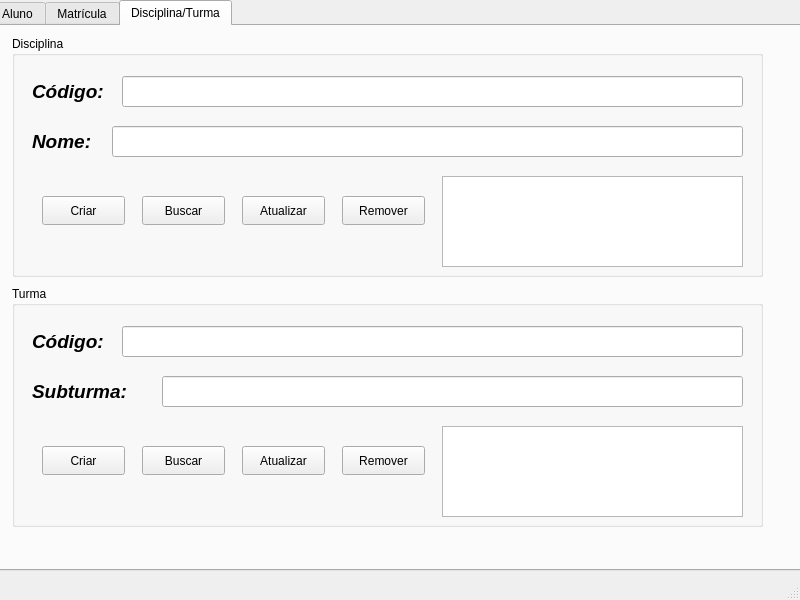
<?xml version="1.0" encoding="UTF-8"?>
<ui version="4.0">
 <class>MainWindow</class>
 <widget class="QMainWindow" name="MainWindow">
  <property name="geometry">
   <rect>
    <x>0</x>
    <y>0</y>
    <width>800</width>
    <height>600</height>
   </rect>
  </property>
  <property name="windowTitle">
   <string>MainWindow</string>
  </property>
  <widget class="QWidget" name="centralwidget">
   <widget class="QTabWidget" name="tabWidget">
    <property name="geometry">
     <rect>
      <x>-10</x>
      <y>0</y>
      <width>811</width>
      <height>571</height>
     </rect>
    </property>
    <property name="currentIndex">
     <number>2</number>
    </property>
    <widget class="QWidget" name="tabAluno">
     <attribute name="title">
      <string>Aluno</string>
     </attribute>
     <widget class="QLabel" name="label">
      <property name="geometry">
       <rect>
        <x>20</x>
        <y>50</y>
        <width>91</width>
        <height>41</height>
       </rect>
      </property>
      <property name="text">
       <string>&lt;html&gt;&lt;head/&gt;&lt;body&gt;&lt;p&gt;&lt;span style=&quot; font-size:16pt; font-weight:700; font-style:italic;&quot;&gt;Nome:&lt;/span&gt;&lt;/p&gt;&lt;/body&gt;&lt;/html&gt;</string>
      </property>
     </widget>
     <widget class="QLineEdit" name="lineEditNomeAluno">
      <property name="geometry">
       <rect>
        <x>120</x>
        <y>50</y>
        <width>641</width>
        <height>41</height>
       </rect>
      </property>
     </widget>
     <widget class="QLabel" name="label_2">
      <property name="geometry">
       <rect>
        <x>20</x>
        <y>140</y>
        <width>141</width>
        <height>41</height>
       </rect>
      </property>
      <property name="text">
       <string>&lt;html&gt;&lt;head/&gt;&lt;body&gt;&lt;p&gt;&lt;span style=&quot; font-size:16pt; font-weight:700; font-style:italic;&quot;&gt;Matrícula:&lt;/span&gt;&lt;/p&gt;&lt;/body&gt;&lt;/html&gt;</string>
      </property>
     </widget>
     <widget class="QLineEdit" name="lineEditMatriculaAluno">
      <property name="geometry">
       <rect>
        <x>160</x>
        <y>140</y>
        <width>601</width>
        <height>41</height>
       </rect>
      </property>
     </widget>
     <widget class="QPushButton" name="pushButtonCadastrarAluno">
      <property name="geometry">
       <rect>
        <x>100</x>
        <y>230</y>
        <width>101</width>
        <height>41</height>
       </rect>
      </property>
      <property name="text">
       <string>Cadastrar</string>
      </property>
     </widget>
     <widget class="QPushButton" name="pushButtonConsultarAluno">
      <property name="geometry">
       <rect>
        <x>260</x>
        <y>230</y>
        <width>111</width>
        <height>41</height>
       </rect>
      </property>
      <property name="text">
       <string>Consultar</string>
      </property>
     </widget>
     <widget class="QPushButton" name="pushButtonAtualizarAluno">
      <property name="geometry">
       <rect>
        <x>440</x>
        <y>230</y>
        <width>111</width>
        <height>41</height>
       </rect>
      </property>
      <property name="text">
       <string>Atualizar</string>
      </property>
     </widget>
     <widget class="QPushButton" name="pushButtonRemoverAluno">
      <property name="geometry">
       <rect>
        <x>610</x>
        <y>230</y>
        <width>121</width>
        <height>41</height>
       </rect>
      </property>
      <property name="text">
       <string>Remover</string>
      </property>
     </widget>
     <widget class="QTextEdit" name="textEditResultadoAluno">
      <property name="geometry">
       <rect>
        <x>60</x>
        <y>300</y>
        <width>681</width>
        <height>201</height>
       </rect>
      </property>
     </widget>
    </widget>
    <widget class="QWidget" name="tabMatricula">
     <attribute name="title">
      <string>Matrícula</string>
     </attribute>
     <widget class="QGroupBox" name="groupBox_3">
      <property name="geometry">
       <rect>
        <x>30</x>
        <y>20</y>
        <width>761</width>
        <height>151</height>
       </rect>
      </property>
      <property name="title">
       <string>Aluno</string>
      </property>
      <widget class="QLabel" name="label_8">
       <property name="geometry">
        <rect>
         <x>10</x>
         <y>30</y>
         <width>131</width>
         <height>41</height>
        </rect>
       </property>
       <property name="text">
        <string>&lt;html&gt;&lt;head/&gt;&lt;body&gt;&lt;p&gt;&lt;span style=&quot; font-size:16pt; font-weight:700; font-style:italic;&quot;&gt;Matrícula:&lt;/span&gt;&lt;/p&gt;&lt;/body&gt;&lt;/html&gt;</string>
       </property>
      </widget>
      <widget class="QLineEdit" name="lineEditMatricula_Aluno_Matricula">
       <property name="geometry">
        <rect>
         <x>150</x>
         <y>40</y>
         <width>601</width>
         <height>31</height>
        </rect>
       </property>
      </widget>
      <widget class="QLabel" name="label_14">
       <property name="geometry">
        <rect>
         <x>30</x>
         <y>90</y>
         <width>91</width>
         <height>41</height>
        </rect>
       </property>
       <property name="text">
        <string>&lt;html&gt;&lt;head/&gt;&lt;body&gt;&lt;p&gt;&lt;span style=&quot; font-size:16pt; font-weight:700; font-style:italic;&quot;&gt;Nome:&lt;/span&gt;&lt;/p&gt;&lt;p&gt;&lt;br/&gt;&lt;/p&gt;&lt;/body&gt;&lt;/html&gt;</string>
       </property>
      </widget>
      <widget class="QLineEdit" name="lineEditNome_Aluno_Matricula">
       <property name="geometry">
        <rect>
         <x>130</x>
         <y>90</y>
         <width>601</width>
         <height>31</height>
        </rect>
       </property>
      </widget>
     </widget>
     <widget class="QGroupBox" name="groupBox_4">
      <property name="geometry">
       <rect>
        <x>30</x>
        <y>180</y>
        <width>761</width>
        <height>221</height>
       </rect>
      </property>
      <property name="title">
       <string>Disciplina</string>
      </property>
      <widget class="QLabel" name="label_11">
       <property name="geometry">
        <rect>
         <x>20</x>
         <y>40</y>
         <width>91</width>
         <height>31</height>
        </rect>
       </property>
       <property name="text">
        <string>&lt;html&gt;&lt;head/&gt;&lt;body&gt;&lt;p&gt;&lt;span style=&quot; font-size:14pt; font-weight:700; font-style:italic;&quot;&gt;Código:&lt;/span&gt;&lt;/p&gt;&lt;/body&gt;&lt;/html&gt;</string>
       </property>
      </widget>
      <widget class="QLineEdit" name="lineEditCodigo_Disciplina_Matricula">
       <property name="geometry">
        <rect>
         <x>110</x>
         <y>40</y>
         <width>621</width>
         <height>31</height>
        </rect>
       </property>
      </widget>
      <widget class="QLabel" name="label_12">
       <property name="geometry">
        <rect>
         <x>20</x>
         <y>90</y>
         <width>81</width>
         <height>31</height>
        </rect>
       </property>
       <property name="text">
        <string>&lt;html&gt;&lt;head/&gt;&lt;body&gt;&lt;p&gt;&lt;span style=&quot; font-size:14pt; font-weight:700; font-style:italic;&quot;&gt;Nome:&lt;/span&gt;&lt;/p&gt;&lt;/body&gt;&lt;/html&gt;</string>
       </property>
      </widget>
      <widget class="QLineEdit" name="lineEditMatricula_Nome_Disciplina_Matricula">
       <property name="geometry">
        <rect>
         <x>100</x>
         <y>90</y>
         <width>631</width>
         <height>31</height>
        </rect>
       </property>
      </widget>
      <widget class="QLabel" name="label_13">
       <property name="geometry">
        <rect>
         <x>10</x>
         <y>150</y>
         <width>201</width>
         <height>31</height>
        </rect>
       </property>
       <property name="text">
        <string>&lt;html&gt;&lt;head/&gt;&lt;body&gt;&lt;p&gt;&lt;span style=&quot; font-size:14pt; font-weight:700; font-style:italic;&quot;&gt;Turma/Subturma:&lt;/span&gt;&lt;/p&gt;&lt;/body&gt;&lt;/html&gt;</string>
       </property>
      </widget>
      <widget class="QLineEdit" name="lineEditTurma_Disciplina_Matricula">
       <property name="geometry">
        <rect>
         <x>210</x>
         <y>140</y>
         <width>521</width>
         <height>71</height>
        </rect>
       </property>
      </widget>
     </widget>
     <widget class="QPushButton" name="pushButtonMatricular">
      <property name="geometry">
       <rect>
        <x>310</x>
        <y>430</y>
        <width>83</width>
        <height>29</height>
       </rect>
      </property>
      <property name="text">
       <string>Matricular</string>
      </property>
     </widget>
     <widget class="QPushButton" name="pushButtonBuscarMatricula">
      <property name="geometry">
       <rect>
        <x>390</x>
        <y>430</y>
        <width>83</width>
        <height>29</height>
       </rect>
      </property>
      <property name="text">
       <string>Buscar</string>
      </property>
     </widget>
     <widget class="QPushButton" name="pushButtonAtualizarMatricula">
      <property name="geometry">
       <rect>
        <x>470</x>
        <y>430</y>
        <width>83</width>
        <height>29</height>
       </rect>
      </property>
      <property name="text">
       <string>Atualizar</string>
      </property>
     </widget>
     <widget class="QPushButton" name="pushButtonRemoverMatricula">
      <property name="geometry">
       <rect>
        <x>550</x>
        <y>430</y>
        <width>83</width>
        <height>29</height>
       </rect>
      </property>
      <property name="text">
       <string>Remover</string>
      </property>
     </widget>
     <widget class="QGroupBox" name="groupBox_5">
      <property name="geometry">
       <rect>
        <x>30</x>
        <y>399</y>
        <width>261</width>
        <height>81</height>
       </rect>
      </property>
      <property name="title">
       <string>Matrícula</string>
      </property>
      <widget class="QLabel" name="label_15">
       <property name="geometry">
        <rect>
         <x>10</x>
         <y>30</y>
         <width>131</width>
         <height>31</height>
        </rect>
       </property>
       <property name="text">
        <string>&lt;html&gt;&lt;head/&gt;&lt;body&gt;&lt;p&gt;&lt;span style=&quot; font-weight:700; font-style:italic;&quot;&gt;Turma/Subturma:&lt;/span&gt;&lt;/p&gt;&lt;/body&gt;&lt;/html&gt;</string>
       </property>
      </widget>
      <widget class="QLineEdit" name="lineEditTurma_Matricula_Matricula">
       <property name="geometry">
        <rect>
         <x>150</x>
         <y>30</y>
         <width>91</width>
         <height>31</height>
        </rect>
       </property>
      </widget>
     </widget>
    </widget>
    <widget class="QWidget" name="tabDisciplina">
     <attribute name="title">
      <string>Disciplina/Turma</string>
     </attribute>
     <widget class="QGroupBox" name="groupBox">
      <property name="geometry">
       <rect>
        <x>20</x>
        <y>10</y>
        <width>751</width>
        <height>241</height>
       </rect>
      </property>
      <property name="title">
       <string>Disciplina</string>
      </property>
      <widget class="QLabel" name="label_3">
       <property name="geometry">
        <rect>
         <x>20</x>
         <y>40</y>
         <width>91</width>
         <height>31</height>
        </rect>
       </property>
       <property name="text">
        <string>&lt;html&gt;&lt;head/&gt;&lt;body&gt;&lt;p&gt;&lt;span style=&quot; font-size:14pt; font-weight:700; font-style:italic;&quot;&gt;Código:&lt;/span&gt;&lt;/p&gt;&lt;/body&gt;&lt;/html&gt;</string>
       </property>
      </widget>
      <widget class="QLineEdit" name="lineEditCodigo_Disciplina_Disciplina">
       <property name="geometry">
        <rect>
         <x>110</x>
         <y>40</y>
         <width>621</width>
         <height>31</height>
        </rect>
       </property>
      </widget>
      <widget class="QLabel" name="label_4">
       <property name="geometry">
        <rect>
         <x>20</x>
         <y>90</y>
         <width>81</width>
         <height>31</height>
        </rect>
       </property>
       <property name="text">
        <string>&lt;html&gt;&lt;head/&gt;&lt;body&gt;&lt;p&gt;&lt;span style=&quot; font-size:14pt; font-weight:700; font-style:italic;&quot;&gt;Nome:&lt;/span&gt;&lt;/p&gt;&lt;/body&gt;&lt;/html&gt;</string>
       </property>
      </widget>
      <widget class="QLineEdit" name="lineEditNome_Disciplina_Disciplina">
       <property name="geometry">
        <rect>
         <x>100</x>
         <y>90</y>
         <width>631</width>
         <height>31</height>
        </rect>
       </property>
      </widget>
      <widget class="QPushButton" name="pushButtonCriar_Disciplina_Disciplina">
       <property name="geometry">
        <rect>
         <x>30</x>
         <y>160</y>
         <width>83</width>
         <height>29</height>
        </rect>
       </property>
       <property name="text">
        <string>Criar</string>
       </property>
      </widget>
      <widget class="QPushButton" name="pushButtonBuscar_Disciplina_Disciplina">
       <property name="geometry">
        <rect>
         <x>130</x>
         <y>160</y>
         <width>83</width>
         <height>29</height>
        </rect>
       </property>
       <property name="text">
        <string>Buscar</string>
       </property>
      </widget>
      <widget class="QPushButton" name="pushButtonAtualizar_Disciplina_Disciplina">
       <property name="geometry">
        <rect>
         <x>230</x>
         <y>160</y>
         <width>83</width>
         <height>29</height>
        </rect>
       </property>
       <property name="text">
        <string>Atualizar</string>
       </property>
      </widget>
      <widget class="QPushButton" name="pushButtonRemover_Disciplina_Disciplina">
       <property name="geometry">
        <rect>
         <x>330</x>
         <y>160</y>
         <width>83</width>
         <height>29</height>
        </rect>
       </property>
       <property name="text">
        <string>Remover</string>
       </property>
      </widget>
      <widget class="QTextEdit" name="textEditResultado_Disciplina_Disciplina">
       <property name="geometry">
        <rect>
         <x>430</x>
         <y>140</y>
         <width>301</width>
         <height>91</height>
        </rect>
       </property>
      </widget>
     </widget>
     <widget class="QGroupBox" name="groupBox_2">
      <property name="geometry">
       <rect>
        <x>20</x>
        <y>260</y>
        <width>751</width>
        <height>241</height>
       </rect>
      </property>
      <property name="title">
       <string>Turma</string>
      </property>
      <widget class="QLabel" name="label_5">
       <property name="geometry">
        <rect>
         <x>20</x>
         <y>40</y>
         <width>91</width>
         <height>31</height>
        </rect>
       </property>
       <property name="text">
        <string>&lt;html&gt;&lt;head/&gt;&lt;body&gt;&lt;p&gt;&lt;span style=&quot; font-size:14pt; font-weight:700; font-style:italic;&quot;&gt;Código:&lt;/span&gt;&lt;/p&gt;&lt;/body&gt;&lt;/html&gt;</string>
       </property>
      </widget>
      <widget class="QLineEdit" name="lineEditCodigo_Turma_Disciplina">
       <property name="geometry">
        <rect>
         <x>110</x>
         <y>40</y>
         <width>621</width>
         <height>31</height>
        </rect>
       </property>
      </widget>
      <widget class="QLabel" name="label_6">
       <property name="geometry">
        <rect>
         <x>20</x>
         <y>90</y>
         <width>121</width>
         <height>31</height>
        </rect>
       </property>
       <property name="text">
        <string>&lt;html&gt;&lt;head/&gt;&lt;body&gt;&lt;p&gt;&lt;span style=&quot; font-size:14pt; font-weight:700; font-style:italic;&quot;&gt;Subturma:&lt;/span&gt;&lt;/p&gt;&lt;/body&gt;&lt;/html&gt;</string>
       </property>
      </widget>
      <widget class="QLineEdit" name="lineEditSubTurma_Turma_Disciplina">
       <property name="geometry">
        <rect>
         <x>150</x>
         <y>90</y>
         <width>581</width>
         <height>31</height>
        </rect>
       </property>
      </widget>
      <widget class="QPushButton" name="pushButtonCriar_Turma_Disciplina">
       <property name="geometry">
        <rect>
         <x>30</x>
         <y>160</y>
         <width>83</width>
         <height>29</height>
        </rect>
       </property>
       <property name="text">
        <string>Criar</string>
       </property>
      </widget>
      <widget class="QPushButton" name="pushButtonBuscar_Turma_Disciplina">
       <property name="geometry">
        <rect>
         <x>130</x>
         <y>160</y>
         <width>83</width>
         <height>29</height>
        </rect>
       </property>
       <property name="text">
        <string>Buscar</string>
       </property>
      </widget>
      <widget class="QPushButton" name="pushButtonAtualizar_Turma_Disciplina">
       <property name="geometry">
        <rect>
         <x>230</x>
         <y>160</y>
         <width>83</width>
         <height>29</height>
        </rect>
       </property>
       <property name="text">
        <string>Atualizar</string>
       </property>
      </widget>
      <widget class="QPushButton" name="pushButtonRemover_Turma_Disciplina">
       <property name="geometry">
        <rect>
         <x>330</x>
         <y>160</y>
         <width>83</width>
         <height>29</height>
        </rect>
       </property>
       <property name="text">
        <string>Remover</string>
       </property>
      </widget>
      <widget class="QTextEdit" name="textEditResultado_Turma_Disciplina">
       <property name="geometry">
        <rect>
         <x>430</x>
         <y>140</y>
         <width>301</width>
         <height>91</height>
        </rect>
       </property>
      </widget>
     </widget>
    </widget>
   </widget>
  </widget>
  <widget class="QMenuBar" name="menubar">
   <property name="geometry">
    <rect>
     <x>0</x>
     <y>0</y>
     <width>800</width>
     <height>25</height>
    </rect>
   </property>
  </widget>
  <widget class="QStatusBar" name="statusbar"/>
 </widget>
 <resources/>
 <connections/>
</ui>
